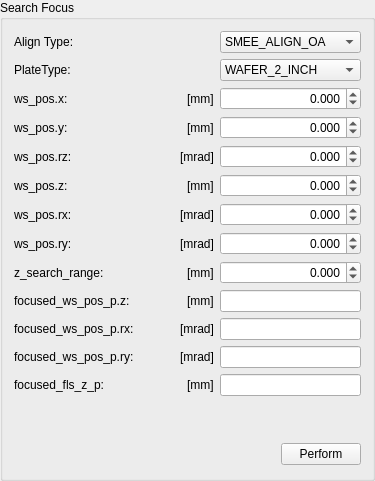
        <widget class="QGroupBox" name="EC4T_search_focus_qgb">
         <property name="title">
          <string>Search Focus</string>
         </property>
         <layout class="QGridLayout">
          <item row="0" column="0">
           <layout class="QHBoxLayout">
            <item>
             <widget class="QLabel" name="EC4T_search_focus__align_type_qlb">
              <property name="text">
               <string>Align Type:</string>
              </property>
             </widget>
            </item>
            <item>
             <spacer>
              <property name="orientation">
               <enum>Qt::Horizontal</enum>
              </property>
              <property name="sizeHint" stdset="0">
               <size>
                <width>40</width>
                <height>20</height>
               </size>
              </property>
             </spacer>
            </item>
           </layout>
          </item>
          <item row="0" column="1">
           <widget class="QComboBox" name="EC4T_search_focus__align_type_qcb">
            <item>
             <property name="text">
              <string>SMEE_ALIGN_OA</string>
             </property>
            </item>
            <item>
             <property name="text">
              <string>SMEE_ALIGN_WBA</string>
             </property>
            </item>
            <item>
             <property name="text">
              <string>SMEE_ALIGN_DT</string>
             </property>
            </item>
           </widget>
          </item>
          <item row="1" column="0">
           <layout class="QHBoxLayout">
            <item>
             <widget class="QLabel" name="EC4T_search_focus__ePlateType_qlb">
              <property name="text">
               <string>PlateType:</string>
              </property>
             </widget>
            </item>
            <item>
             <spacer>
              <property name="orientation">
               <enum>Qt::Horizontal</enum>
              </property>
              <property name="sizeHint" stdset="0">
               <size>
                <width>40</width>
                <height>20</height>
               </size>
              </property>
             </spacer>
            </item>
           </layout>
          </item>
          <item row="1" column="1">
           <widget class="QComboBox" name="EC4T_search_focus__ePlateType_qcb">
            <item>
             <property name="text">
              <string>WAFER_2_INCH</string>
             </property>
            </item>
            <item>
             <property name="text">
              <string>WAFER_3_INCH</string>
             </property>
            </item>
            <item>
             <property name="text">
              <string>WAFER_4_INCH</string>
             </property>
            </item>
            <item>
             <property name="text">
              <string>WAFER_5_INCH</string>
             </property>
            </item>
            <item>
             <property name="text">
              <string>WAFER_6_INCH</string>
             </property>
            </item>
            <item>
             <property name="text">
              <string>WAFER_8_INCH</string>
             </property>
            </item>
            <item>
             <property name="text">
              <string>WAFER_12_INCH</string>
             </property>
            </item>
            <item>
             <property name="text">
              <string>WAFER_18_INCH</string>
             </property>
            </item>
           </widget>
          </item>
          <item row="2" column="0">
           <layout class="QHBoxLayout">
            <item>
             <widget class="QLabel" name="EC4T_search_focus__ws_pos_x_qlb">
              <property name="text">
               <string>ws_pos.x:</string>
              </property>
             </widget>
            </item>
            <item>
             <spacer>
              <property name="orientation">
               <enum>Qt::Horizontal</enum>
              </property>
              <property name="sizeHint" stdset="0">
               <size>
                <width>40</width>
                <height>20</height>
               </size>
              </property>
             </spacer>
            </item>
            <item>
             <widget class="QLabel" name="EC4T_search_focus__ws_pos_x_qlb_2">
              <property name="text">
               <string>[mm]</string>
              </property>
             </widget>
            </item>
           </layout>
          </item>
          <item row="2" column="1">
           <widget class="QDoubleSpinBox" name="EC4T_search_focus__ws_pos_x_qdsb">
            <property name="alignment">
             <set>Qt::AlignRight|Qt::AlignTrailing|Qt::AlignVCenter</set>
            </property>
            <property name="decimals">
             <number>3</number>
            </property>
            <property name="minimum">
             <double>-1000000.000000000000000</double>
            </property>
            <property name="maximum">
             <double>1000000.000000000000000</double>
            </property>
            <property name="singleStep">
             <double>0.001000000000000</double>
            </property>
           </widget>
          </item>
          <item row="3" column="0">
           <layout class="QHBoxLayout">
            <item>
             <widget class="QLabel" name="EC4T_search_focus__ws_pos_y_qlb">
              <property name="text">
               <string>ws_pos.y:</string>
              </property>
             </widget>
            </item>
            <item>
             <spacer>
              <property name="orientation">
               <enum>Qt::Horizontal</enum>
              </property>
              <property name="sizeHint" stdset="0">
               <size>
                <width>40</width>
                <height>20</height>
               </size>
              </property>
             </spacer>
            </item>
            <item>
             <widget class="QLabel" name="EC4T_search_focus__ws_pos_y_qlb_2">
              <property name="text">
               <string>[mm]</string>
              </property>
             </widget>
            </item>
           </layout>
          </item>
          <item row="3" column="1">
           <widget class="QDoubleSpinBox" name="EC4T_search_focus__ws_pos_y_qdsb">
            <property name="alignment">
             <set>Qt::AlignRight|Qt::AlignTrailing|Qt::AlignVCenter</set>
            </property>
            <property name="decimals">
             <number>3</number>
            </property>
            <property name="minimum">
             <double>-1000000.000000000000000</double>
            </property>
            <property name="maximum">
             <double>1000000.000000000000000</double>
            </property>
            <property name="singleStep">
             <double>0.001000000000000</double>
            </property>
           </widget>
          </item>
          <item row="4" column="0">
           <layout class="QHBoxLayout">
            <item>
             <widget class="QLabel" name="EC4T_search_focus__ws_pos_rz_qlb">
              <property name="text">
               <string>ws_pos.rz:</string>
              </property>
             </widget>
            </item>
            <item>
             <spacer>
              <property name="orientation">
               <enum>Qt::Horizontal</enum>
              </property>
              <property name="sizeHint" stdset="0">
               <size>
                <width>40</width>
                <height>20</height>
               </size>
              </property>
             </spacer>
            </item>
            <item>
             <widget class="QLabel" name="EC4T_search_focus__ws_pos_rz_qlb_2">
              <property name="text">
               <string>[mrad]</string>
              </property>
             </widget>
            </item>
           </layout>
          </item>
          <item row="4" column="1">
           <widget class="QDoubleSpinBox" name="EC4T_search_focus__ws_pos_rz_qdsb">
            <property name="alignment">
             <set>Qt::AlignRight|Qt::AlignTrailing|Qt::AlignVCenter</set>
            </property>
            <property name="decimals">
             <number>3</number>
            </property>
            <property name="minimum">
             <double>-1000000.000000000000000</double>
            </property>
            <property name="maximum">
             <double>1000000.000000000000000</double>
            </property>
            <property name="singleStep">
             <double>0.001000000000000</double>
            </property>
           </widget>
          </item>
          <item row="5" column="0">
           <layout class="QHBoxLayout">
            <item>
             <widget class="QLabel" name="EC4T_search_focus__ws_pos_z_qlb">
              <property name="text">
               <string>ws_pos.z:</string>
              </property>
             </widget>
            </item>
            <item>
             <spacer>
              <property name="orientation">
               <enum>Qt::Horizontal</enum>
              </property>
              <property name="sizeHint" stdset="0">
               <size>
                <width>40</width>
                <height>20</height>
               </size>
              </property>
             </spacer>
            </item>
            <item>
             <widget class="QLabel" name="EC4T_search_focus__ws_pos_z_qlb_2">
              <property name="text">
               <string>[mm]</string>
              </property>
             </widget>
            </item>
           </layout>
          </item>
          <item row="5" column="1">
           <widget class="QDoubleSpinBox" name="EC4T_search_focus__ws_pos_z_qdsb">
            <property name="alignment">
             <set>Qt::AlignRight|Qt::AlignTrailing|Qt::AlignVCenter</set>
            </property>
            <property name="decimals">
             <number>3</number>
            </property>
            <property name="minimum">
             <double>-1000000.000000000000000</double>
            </property>
            <property name="maximum">
             <double>1000000.000000000000000</double>
            </property>
            <property name="singleStep">
             <double>0.001000000000000</double>
            </property>
           </widget>
          </item>
          <item row="6" column="0">
           <layout class="QHBoxLayout">
            <item>
             <widget class="QLabel" name="EC4T_search_focus__ws_pos_rx_qlb">
              <property name="text">
               <string>ws_pos.rx:</string>
              </property>
             </widget>
            </item>
            <item>
             <spacer>
              <property name="orientation">
               <enum>Qt::Horizontal</enum>
              </property>
              <property name="sizeHint" stdset="0">
               <size>
                <width>40</width>
                <height>20</height>
               </size>
              </property>
             </spacer>
            </item>
            <item>
             <widget class="QLabel" name="EC4T_search_focus__ws_pos_rx_qlb_2">
              <property name="text">
               <string>[mrad]</string>
              </property>
             </widget>
            </item>
           </layout>
          </item>
          <item row="6" column="1">
           <widget class="QDoubleSpinBox" name="EC4T_search_focus__ws_pos_rx_qdsb">
            <property name="alignment">
             <set>Qt::AlignRight|Qt::AlignTrailing|Qt::AlignVCenter</set>
            </property>
            <property name="decimals">
             <number>3</number>
            </property>
            <property name="minimum">
             <double>-1000000.000000000000000</double>
            </property>
            <property name="maximum">
             <double>1000000.000000000000000</double>
            </property>
            <property name="singleStep">
             <double>0.001000000000000</double>
            </property>
           </widget>
          </item>
          <item row="7" column="0">
           <layout class="QHBoxLayout">
            <item>
             <widget class="QLabel" name="EC4T_search_focus__ws_pos_ry_qlb">
              <property name="text">
               <string>ws_pos.ry:</string>
              </property>
             </widget>
            </item>
            <item>
             <spacer>
              <property name="orientation">
               <enum>Qt::Horizontal</enum>
              </property>
              <property name="sizeHint" stdset="0">
               <size>
                <width>40</width>
                <height>20</height>
               </size>
              </property>
             </spacer>
            </item>
            <item>
             <widget class="QLabel" name="EC4T_search_focus__ws_pos_ry_qlb_2">
              <property name="text">
               <string>[mrad]</string>
              </property>
             </widget>
            </item>
           </layout>
          </item>
          <item row="7" column="1">
           <widget class="QDoubleSpinBox" name="EC4T_search_focus__ws_pos_ry_qdsb">
            <property name="alignment">
             <set>Qt::AlignRight|Qt::AlignTrailing|Qt::AlignVCenter</set>
            </property>
            <property name="decimals">
             <number>3</number>
            </property>
            <property name="minimum">
             <double>-1000000.000000000000000</double>
            </property>
            <property name="maximum">
             <double>1000000.000000000000000</double>
            </property>
            <property name="singleStep">
             <double>0.001000000000000</double>
            </property>
           </widget>
          </item>
          <item row="8" column="0">
           <layout class="QHBoxLayout">
            <item>
             <widget class="QLabel" name="EC4T_search_focus__z_search_range_qlb">
              <property name="text">
               <string>z_search_range:</string>
              </property>
             </widget>
            </item>
            <item>
             <spacer>
              <property name="orientation">
               <enum>Qt::Horizontal</enum>
              </property>
              <property name="sizeHint" stdset="0">
               <size>
                <width>40</width>
                <height>20</height>
               </size>
              </property>
             </spacer>
            </item>
            <item>
             <widget class="QLabel" name="EC4T_search_focus__z_search_range_qlb_2">
              <property name="text">
               <string>[mm]</string>
              </property>
             </widget>
            </item>
           </layout>
          </item>
          <item row="8" column="1">
           <widget class="QDoubleSpinBox" name="EC4T_search_focus__z_search_range_qdsb">
            <property name="alignment">
             <set>Qt::AlignRight|Qt::AlignTrailing|Qt::AlignVCenter</set>
            </property>
            <property name="decimals">
             <number>3</number>
            </property>
            <property name="minimum">
             <double>-1000000.000000000000000</double>
            </property>
            <property name="maximum">
             <double>1000000.000000000000000</double>
            </property>
            <property name="singleStep">
             <double>0.001000000000000</double>
            </property>
           </widget>
          </item>
          <item row="9" column="0">
           <layout class="QHBoxLayout">
            <item>
             <widget class="QLabel" name="EC4T_search_focus__focused_ws_pos_p_z_qlb">
              <property name="text">
               <string>focused_ws_pos_p.z:</string>
              </property>
             </widget>
            </item>
            <item>
             <spacer>
              <property name="orientation">
               <enum>Qt::Horizontal</enum>
              </property>
              <property name="sizeHint" stdset="0">
               <size>
                <width>40</width>
                <height>20</height>
               </size>
              </property>
             </spacer>
            </item>
            <item>
             <widget class="QLabel" name="EC4T_search_focus__focused_ws_pos_p_z_qlb_2">
              <property name="text">
               <string>[mm]</string>
              </property>
             </widget>
            </item>
           </layout>
          </item>
          <item row="9" column="1">
           <widget class="SMEE::StatusLine" name="EC4T_search_focus__focused_ws_pos_p_z_qle"/>
          </item>
          <item row="10" column="0">
           <layout class="QHBoxLayout">
            <item>
             <widget class="QLabel" name="EC4T_search_focus__focused_ws_pos_p_rx_qlb">
              <property name="text">
               <string>focused_ws_pos_p.rx:</string>
              </property>
             </widget>
            </item>
            <item>
             <spacer>
              <property name="orientation">
               <enum>Qt::Horizontal</enum>
              </property>
              <property name="sizeHint" stdset="0">
               <size>
                <width>40</width>
                <height>20</height>
               </size>
              </property>
             </spacer>
            </item>
            <item>
             <widget class="QLabel" name="EC4T_search_focus__focused_ws_pos_p_rx_qlb_2">
              <property name="text">
               <string>[mrad]</string>
              </property>
             </widget>
            </item>
           </layout>
          </item>
          <item row="10" column="1">
           <widget class="SMEE::StatusLine" name="EC4T_search_focus__focused_ws_pos_p_rx_qle"/>
          </item>
          <item row="11" column="0">
           <layout class="QHBoxLayout">
            <item>
             <widget class="QLabel" name="EC4T_search_focus__focused_ws_pos_p_ry_qlb">
              <property name="text">
               <string>focused_ws_pos_p.ry:</string>
              </property>
             </widget>
            </item>
            <item>
             <spacer>
              <property name="orientation">
               <enum>Qt::Horizontal</enum>
              </property>
              <property name="sizeHint" stdset="0">
               <size>
                <width>40</width>
                <height>20</height>
               </size>
              </property>
             </spacer>
            </item>
            <item>
             <widget class="QLabel" name="EC4T_search_focus__focused_ws_pos_p_ry_qlb_2">
              <property name="text">
               <string>[mrad]</string>
              </property>
             </widget>
            </item>
           </layout>
          </item>
          <item row="11" column="1">
           <widget class="SMEE::StatusLine" name="EC4T_search_focus__focused_ws_pos_p_ry_qle"/>
          </item>
          <item row="12" column="0">
           <layout class="QHBoxLayout">
            <item>
             <widget class="QLabel" name="EC4T_search_focus__focused_fls_z_p_qlb">
              <property name="text">
               <string>focused_fls_z_p:</string>
              </property>
             </widget>
            </item>
            <item>
             <spacer>
              <property name="orientation">
               <enum>Qt::Horizontal</enum>
              </property>
              <property name="sizeHint" stdset="0">
               <size>
                <width>40</width>
                <height>20</height>
               </size>
              </property>
             </spacer>
            </item>
            <item>
             <widget class="QLabel" name="EC4T_search_focus__focused_fls_z_p_qlb_2">
              <property name="text">
               <string>[mm]</string>
              </property>
             </widget>
            </item>
           </layout>
          </item>
          <item row="12" column="1">
           <widget class="SMEE::StatusLine" name="EC4T_search_focus__focused_fls_z_p_qle"/>
          </item>
          <item row="13" column="1">
           <spacer>
            <property name="orientation">
             <enum>Qt::Vertical</enum>
            </property>
            <property name="sizeHint" stdset="0">
             <size>
              <width>20</width>
              <height>40</height>
             </size>
            </property>
           </spacer>
          </item>
          <item row="14" column="0" colspan="2">
           <layout class="QVBoxLayout">
            <item>
             <layout class="QHBoxLayout">
              <item>
               <spacer>
                <property name="orientation">
                 <enum>Qt::Horizontal</enum>
                </property>
                <property name="sizeHint" stdset="0">
                 <size>
                  <width>40</width>
                  <height>25</height>
                 </size>
                </property>
               </spacer>
              </item>
              <item>
               <widget class="SMEE::PerformButton" name="EC4T_search_focus_qpb">
                <property name="text">
                 <string>Perform</string>
                </property>
               </widget>
              </item>
             </layout>
            </item>
           </layout>
          </item>
         </layout>
        </widget>
